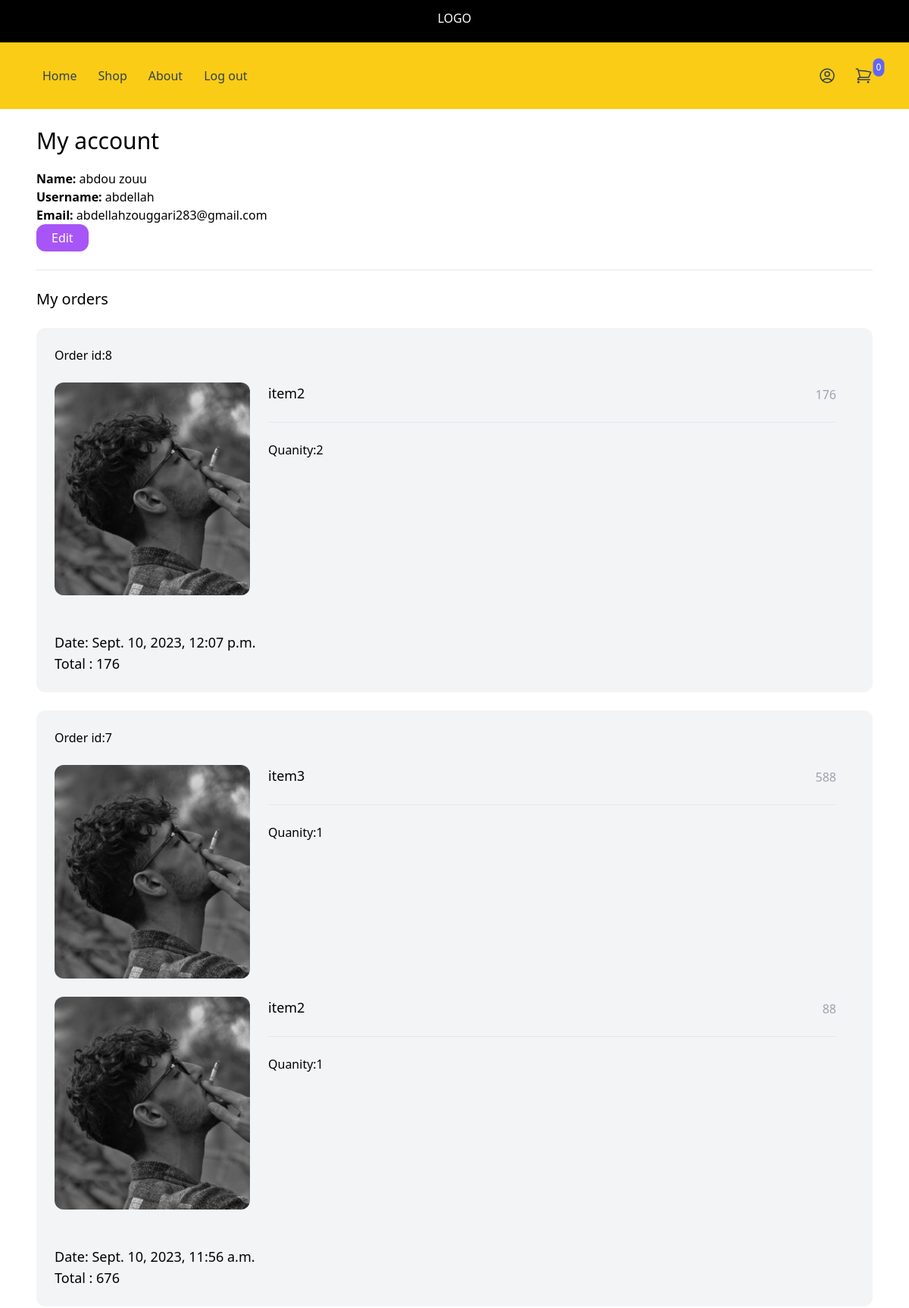
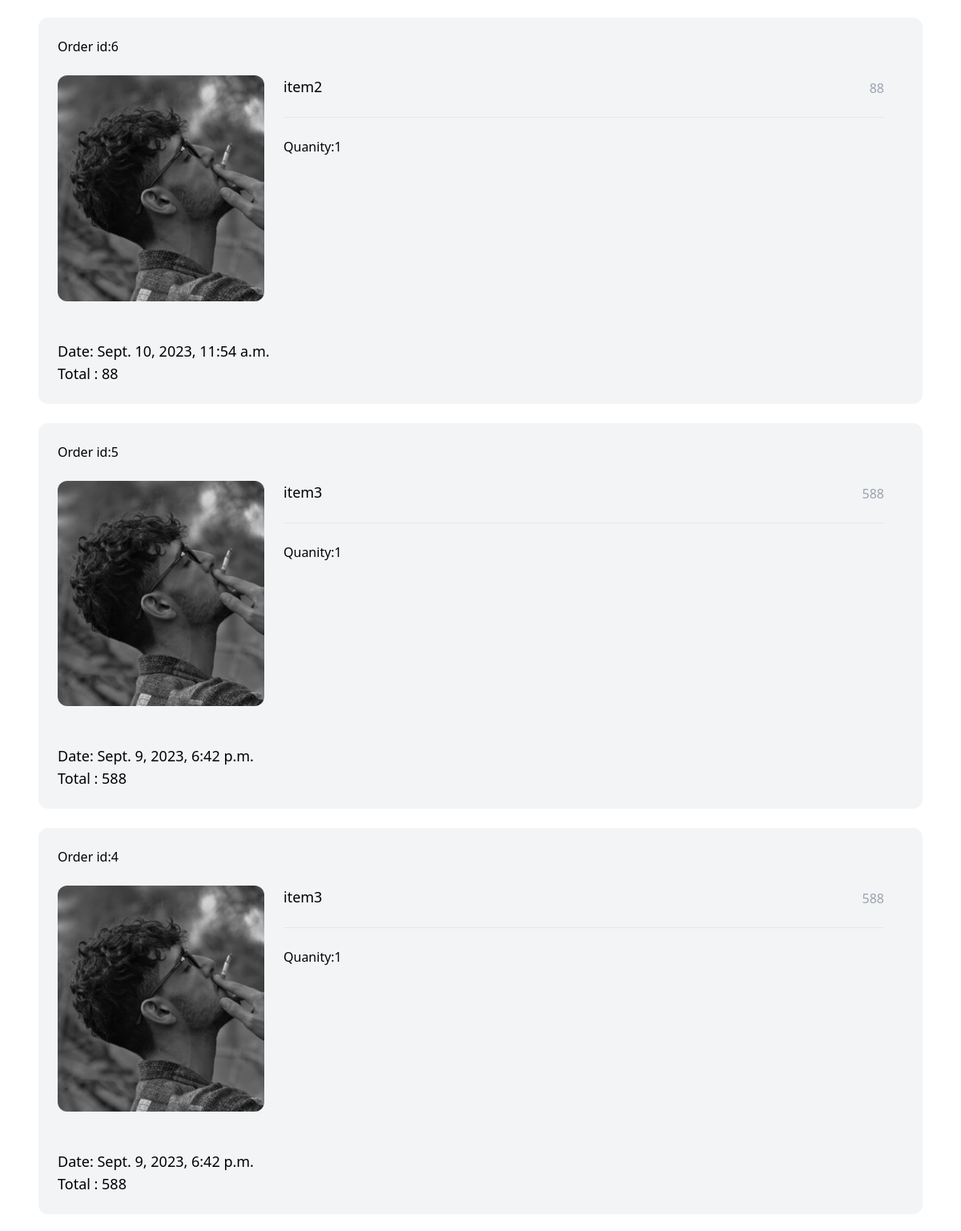
Screenshot of /Myaccount/ (signed in, upper part) with the database file from the repository (2 pictures, top to bottom).
### order/models.py (models this page shows)
class Order(models.Model):
    ORDERED = 'ordered'
    SHIPPED = 'shipped'
    STATUS_CHOICES = (
        (ORDERED, 'Ordered'),
        (SHIPPED, 'Shipped')
    )
    user = models.ForeignKey(User, related_name='orders', blank=True, null=True, on_delete=models.CASCADE)
    first_name = models.CharField(max_length=255)
    last_name = models.CharField(max_length=255)
    email = models.CharField(max_length=255)
    address = models.CharField(max_length=255)
    zipcode = models.CharField(max_length=255)
    place = models.CharField(max_length=255)
    phone = models.CharField(max_length=255)
    created_at = models.DateTimeField(auto_now_add=True)
    paid = models.BooleanField(default=False)
    paid_amount = models.IntegerField(blank=True, null=True)
    status = models.CharField(max_length=20, choices=STATUS_CHOICES, default=ORDERED )
    class Meta:
        ordering = ('-created_at',)
    def get_total_price(self):
        if self.paid_amount:
            return self.paid_amount
        return 0

class OrderItem(models.Model):
    order = models.ForeignKey(Order, related_name='items', on_delete=models.CASCADE)
    product = models.ForeignKey(Product, related_name='items', on_delete=models.CASCADE)
    price = models.IntegerField()
    quantity = models.IntegerField(default=1)
    def get_total_price(self):
        return self.price

### product/models.py (models this page shows, shortened)
class Product(models.Model):
    category = models.ForeignKey(Category, related_name='products', on_delete=models.CASCADE)
    name= models.CharField(max_length=255)
    slug= models.SlugField()
    description= models.TextField(blank=True, null=True)
    price = models.IntegerField()
    created_at = models.DateTimeField(auto_now_add=True)
    image = models.ImageField(upload_to='uploads/', blank=True, null=True)
    thumbnail = models.ImageField(upload_to='uploads/', blank=True, null=True)
    class Meta:
        ordering = ('created_at',)
    def get_thumbnail(self):
        if self.thumbnail:
            return self.thumbnail.url

### core/views.py (the view)
# urls.py: path('Myaccount/', myaccount, name='Myaccount'),
@login_required
def myaccount(request):
    return render(request, 'core/myaccount.html')

### cart/cart.py (called while the page is built)
    def __len__(self):
        return sum(item['quantity'] for item in self.cart.values())

### cart/context_processors.py (called while the page is built)
def cart(request):
    return {'cart': Cart(request)}

### core/templates/core/myaccount.html
{% extends 'core/base.html' %}
{% block content %}
<div class="max-w-6xl mx-auto  p-6">
    <h1 class="mb-5 text-3xl">My account</h1>
    <div class="mb-6">
        <strong>Name: </strong>{{ request.user.get_full_name }} <br>
        <strong>Username: </strong>{{ request.user.username }} <br>
        <strong>Email: </strong>{{ request.user.email}} <br>
        <button class="py-1.5 px-5 rounded-xl text-white bg-purple-500"> <a href="{% url 'Edit_Myaccount' %}">Edit</a>
        </button>
    </div>
    <hr>
    <h2 class="my-6 text-xl">My orders</h2>
    {% for order in request.user.orders.all %}
    <div class="w-full mb-6 p-6 flex flex-wrap bg-gray-100 rounded-xl">
        <div class="mb-6 flex justify-between">
            <a href="#">Order id:{{ order.id}}</a>
        </div>
        <div class="mb-6 w-full">
            {% for item in order.items.all %}
            <div class="product mb-6 flex pr-6">
                <a href="#" class="w-1/4">
                    <img src="{{ item.product.get_thumbnail }}" class="hover:shadow-lg rounded-xl">
                </a>
                <div class="w-3/4 pl-6">
                    <div class="flex justify-between">
                        <a href="#" class="text-lg">{{ item.product.name }}</a>
                        <p class="mb-6 pt-1 text-gray-400">{{item.get_total_price}}</p>
                    </div>
                    <hr>
                    <div class="mt-6 ">
                        Quanity:{{ item.quantity}}
                    </div>
                </div>
            </div>
            {% endfor %}
        </div>
        <div>
            <p class="text-lg">Date: {{ order.created_at }}</p>
            <p class="text-lg">Total : {{order.get_total_price}}</p>
        </div>
    </div>
    {% endfor %}
</div>
{% endblock %}

### rows the page displays
Order: id "8", created_at "Sept. 10, 2023, 12:07 p.m.", get_total_price "176"
OrderItem: product.get_thumbnail (picture), product.name "item2", get_total_price "176", quantity "2"
Order: id "7", created_at "Sept. 10, 2023, 11:56 a.m.", get_total_price "676"
OrderItem: product.get_thumbnail (picture), product.name "item3", get_total_price "588", quantity "1"
OrderItem: product.get_thumbnail (picture), product.name "item2", get_total_price "88", quantity "1"
Order: id "6", created_at "Sept. 10, 2023, 11:54 a.m.", get_total_price "88"
OrderItem: product.get_thumbnail (picture), product.name "item2", get_total_price "88", quantity "1"
Order: id "5", created_at "Sept. 9, 2023, 6:42 p.m.", get_total_price "588"
OrderItem: product.get_thumbnail (picture), product.name "item3", get_total_price "588", quantity "1"
Order: id "4", created_at "Sept. 9, 2023, 6:42 p.m.", get_total_price "588"
OrderItem: product.get_thumbnail (picture), product.name "item3", get_total_price "588", quantity "1"

### other values shown
{{ cart|length }} "0"
{{ request.user.get_full_name }} "abdou zouu"
{{ request.user.username }} "abdellah"
{{ request.user.email }} "abdellahzouggari283@gmail.com"
